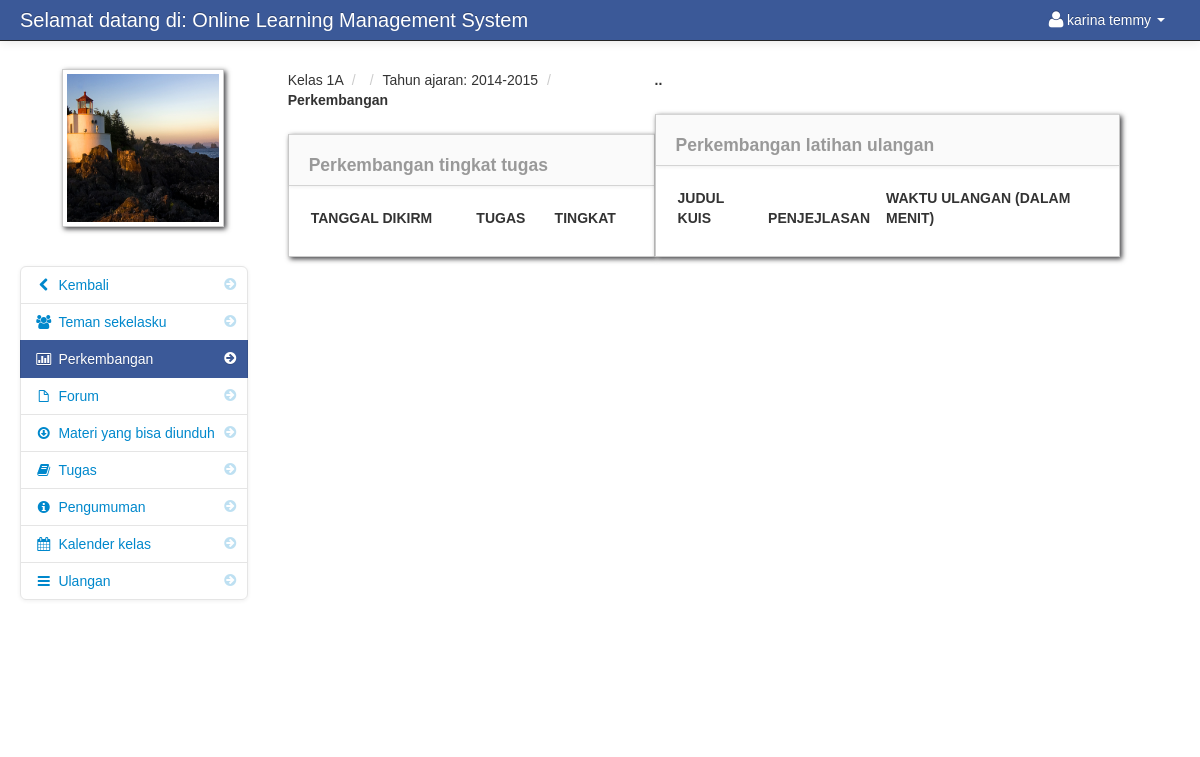
The page /progress.php?id=200 (signed in) on the database its author committed.
### tables this page shows
CREATE TABLE IF NOT EXISTS `student` (
  `student_id` int(11) NOT NULL AUTO_INCREMENT,
  `firstname` varchar(100) NOT NULL,
  `lastname` varchar(100) NOT NULL,
  `class_id` int(11) NOT NULL,
  `username` varchar(100) NOT NULL,
  `password` varchar(100) NOT NULL,
  `location` varchar(100) NOT NULL,
  `status` varchar(100) NOT NULL,
  `forum_notification` enum('0','1') NOT NULL DEFAULT '1',
  `email` varchar(30) NOT NULL,
  PRIMARY KEY (`student_id`)
);

CREATE TABLE IF NOT EXISTS `teacher_class` (
  `teacher_class_id` int(11) NOT NULL AUTO_INCREMENT,
  `teacher_id` int(11) NOT NULL,
  `class_id` int(11) NOT NULL,
  `subject_id` int(11) NOT NULL,
  `thumbnails` varchar(100) NOT NULL,
  `school_year` varchar(100) NOT NULL,
  PRIMARY KEY (`teacher_class_id`)
);

CREATE TABLE IF NOT EXISTS `class` (
  `class_id` int(11) NOT NULL AUTO_INCREMENT,
  `class_name` varchar(100) NOT NULL,
  PRIMARY KEY (`class_id`)
);

### session.php (called while the page is built, shortened)
<?php
$session_id=$_SESSION['id'];
?>

### progress.php (the view, shortened to what this page needs)
<?php include('header_dashboard.php'); ?>
<?php include('session.php'); ?>
<?php $get_id = $_GET['id']; ?>
    <body>
		<?php include('navbar_student.php'); ?>
        <div class="container-fluid">
            <div class="row-fluid">
				<?php include('progress_link_student.php'); ?>
                <div class="span4" id="content">
                     <div class="row-fluid">
										<?php $class_query = mysql_query("select * from teacher_class
										LEFT JOIN class ON class.class_id = teacher_class.class_id
										LEFT JOIN subject ON subject.subject_id = teacher_class.subject_id
										where teacher_class_id = '$get_id'")or die(mysql_error());
										$class_row = mysql_fetch_array($class_query);
										?>
					     <ul class="breadcrumb">
							<li><a href="#"><?php echo $class_row['class_name']; ?></a> <span class="divider">/</span></li>
							<li><a href="#"><?php echo $class_row['subject_code']; ?></a> <span class="divider">/</span></li>
							<li><a href="#">Tahun ajaran: <?php echo $class_row['school_year']; ?></a> <span class="divider">/</span></li>
							<li><a href="#"><b>Perkembangan</b></a></li>
						</ul>
                        <div id="block_bg" class="block">
                            <div class="navbar navbar-inner block-header">
							    <div id="" class="muted pull-left"><h4> Perkembangan tingkat tugas</h4></div>
							</div>
                            <div class="block-content collapse in">
                                <div class="span12">
										<table cellpadding="0" cellspacing="0" border="0" class="table" id="">
										<thead>
										        <tr>
												<th>Tanggal dikirm</th>
												<th>Tugas</th>
												<th>tingkat</th>
												</tr>
										</thead>
									</table>
                                </div>
                            </div>
                        </div>
                    </div>
                </div>
				                <div class="span5" id="content">
                     <div class="row-fluid">
					     <ul class="breadcrumb">
							<li><a href="#"><b>..</b></a></li>
						</ul>
                        <div id="block_bg" class="block">
                            <div class="navbar navbar-inner block-header">
							    <div id="" class="muted pull-left"><h4> Perkembangan latihan ulangan</h4></div>
							</div>
                            <div class="block-content collapse in">
                                <div class="span12">
								<table cellpadding="0" cellspacing="0" border="0" class="table" id="">
										<thead>
										        <tr>
												<th>Judul kuis</th>
												<th>Penjejlasan</th>
												<th>Waktu ulangan (dalam menit)</th>
												<th></th>
												</tr>
										</thead>
									</table>
                                </div>
                            </div>
                        </div>
                    </div>
                </div>
            </div>
		<?php include('footer.php'); ?>
        </div>
		<?php include('script.php'); ?>
    </body>
</html>

### navbar_student.php (shortened to what this page needs)
<div class="navbar navbar-fixed-top navbar-inverse">
        <div class="navbar-inner">
            <div class="container-fluid">
                <a class="brand" href="#">Selamat datang di: Online Learning Management System</a>
					<div class="nav-collapse collapse">
						<ul class="nav pull-right">
							<?php $query= mysql_query("select * from student where student_id = '$session_id'")or die(mysql_error());
									$row = mysql_fetch_array($query);
							?>
							<li class="dropdown">
							<link rel="stylesheet" href="popup1/style.css" type="text/css" />
								<a href="#" role="button" class="dropdown-toggle" data-toggle="dropdown"> <i class="icon-user icon-large"></i><?php echo $row['firstname']." ".$row['lastname'];  ?> <i class="caret"></i></a>
							</li>
						</ul>
					</div>
            </div>
        </div>
</div>

### progress_link_student.php (shortened to what this page needs)
<div class="span3" id="sidebar">
	<img id="avatar" src="admin/<?php echo $row['location']; ?>" class="img-polaroid">
		<ul class="nav nav-list bs-docs-sidenav nav-collapse collapse">
				<li class=""><a href="dashboard_student.php"><i class="icon-chevron-right"></i><i class="icon-chevron-left"></i>&nbsp;Kembali</a></li>
				<li class=""><a href="my_classmates.php<?php echo '?id='.$get_id; ?>"><i class="icon-chevron-right"></i><i class="icon-group"></i>&nbsp;Teman sekelasku</a></li>
				<li class="active"><a href="progress.php<?php echo '?id='.$get_id; ?>"><i class="icon-chevron-right"></i><i class="icon-bar-chart"></i>&nbsp;Perkembangan</a></li>
				<li class=""><a href="subject_overview_student.php<?php echo '?id='.$get_id; ?>"><i class="icon-chevron-right"></i><i class="icon-file"></i>&nbsp;Forum</a></li>
				<li class=""><a href="downloadable_student.php<?php echo '?id='.$get_id; ?>"><i class="icon-chevron-right"></i><i class="icon-download"></i>&nbsp;Materi yang bisa diunduh</a></li>
				<li class=""><a href="assignment_student.php<?php echo '?id='.$get_id; ?>"><i class="icon-chevron-right"></i><i class="icon-book"></i>&nbsp;Tugas</a></li>
				<li class=""><a href="announcements_student.php<?php echo '?id='.$get_id; ?>"><i class="icon-chevron-right"></i><i class="icon-info-sign"></i>&nbsp;Pengumuman</a></li>
				<li class=""><a href="class_calendar_student.php<?php echo '?id='.$get_id; ?>"><i class="icon-chevron-right"></i><i class="icon-calendar"></i>&nbsp;Kalender kelas</a></li>
				<li class=""><a href="student_quiz_list.php<?php echo '?id='.$get_id; ?>"><i class="icon-chevron-right"></i><i class="icon-reorder"></i>&nbsp;Ulangan</a></li>
		</ul>
</div>

### admin/assets/styles.css (style rules this page uses)
body { padding-top: 60px; padding-bottom: 40px; }
#content { margin-left:0px; }
.breadcrumb { margin: 0 0 0px; padding: 10px 0px; background-color: transparent; }
.block { background: url("../images/pixel-60fff.png") repeat scroll 0 0 rgba(0, 0, 0, 0) !important; border: 1px solid #ccc; background: white; margin: 1em 0em; border-top: none; -webkit-box-shadow: 2px 2px 5px rgba(0, 0, 6, 0.75); -moz-box-shadow: 2px 2px 5px rgba(0, 0, 6, 0.75); box-shadow: 2px 2px 5px rgba(0, 0, 6, 0.75); }
.block-content { margin: 1em; min-height: .25em; }
.block-header { margin-bottom: 0px; border-right: none; border-left: none; -webkit-border-radius: 0px; -moz-border-radius: 0px; border-radius: 0px; }
.block-header div { padding-top: 10px; }
.bs-docs-sidenav { max-width: 228px; margin: 30px 0 0; padding: 0; background-color: #fff; -webkit-border-radius: 6px; -moz-border-radius: 6px; border-radius: 6px; -webkit-box-shadow: 0 1px 4px rgba(0,0,0,.065); -moz-box-shadow: 0 1px 4px rgba(0,0,0,.065); box-shadow: 0 1px 4px rgba(0,0,0,.065); }
.bs-docs-sidenav > li > a { display: block; width: 190px \9; margin: 0 0 -1px; padding: 8px 14px; border: 1px solid #e5e5e5; }
.bs-docs-sidenav > li:first-child > a { -webkit-border-radius: 6px 6px 0 0; -moz-border-radius: 6px 6px 0 0; border-radius: 6px 6px 0 0; }
.bs-docs-sidenav > li:last-child > a { -webkit-border-radius: 0 0 6px 6px; -moz-border-radius: 0 0 6px 6px; border-radius: 0 0 6px 6px; }
.bs-docs-sidenav > .active > a { position: relative; z-index: 2; padding: 9px 15px; border: 0; text-shadow: 0 1px 0 rgba(0,0,0,.15); -webkit-box-shadow: inset 1px 0 0 rgba(0,0,0,.1), inset -1px 0 0 rgba(0,0,0,.1); -moz-box-shadow: inset 1px 0 0 rgba(0,0,0,.1), inset -1px 0 0 rgba(0,0,0,.1); box-shadow: inset 1px 0 0 rgba(0,0,0,.1), inset -1px 0 0 rgba(0,0,0,.1); }
.bs-docs-sidenav .icon-chevron-right { float: right; margin-top: 2px; margin-right: -6px; opacity: .25; }
.bs-docs-sidenav .active .icon-chevron-right, .bs-docs-sidenav .active a:hover .icon-chevron-right { opacity: 1; }

### popup1/style.css (style rules this page uses)
* { margin: 0; padding: 0; }
body, html { font-family: Calibri, "times new roman", sans-serif; }

### rows shown on the page
student: firstname "karina", lastname "temmy", location (picture)
teacher_class: class.class_name "Kelas 1A", school_year "2014-2015"
